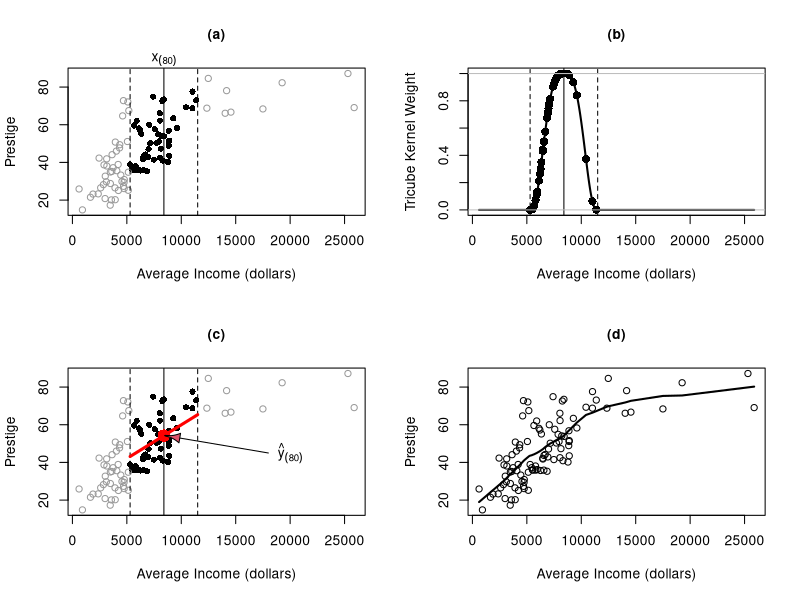
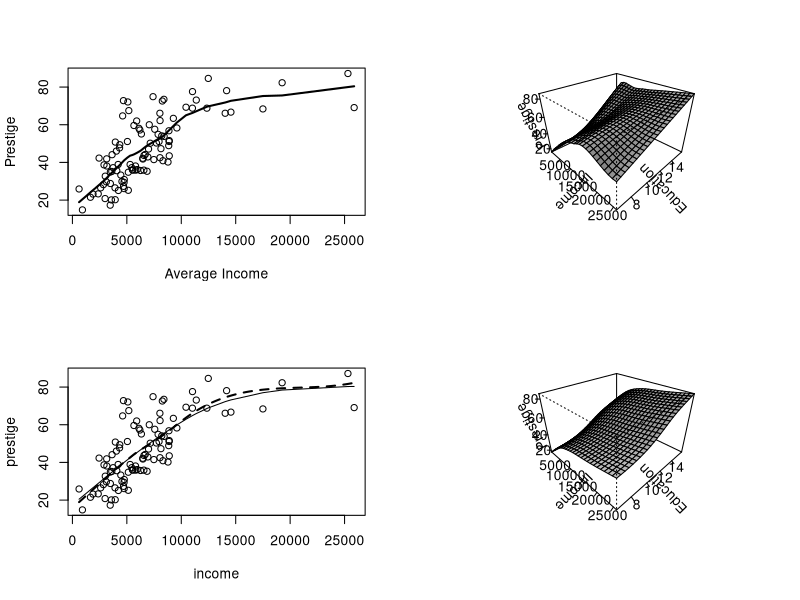
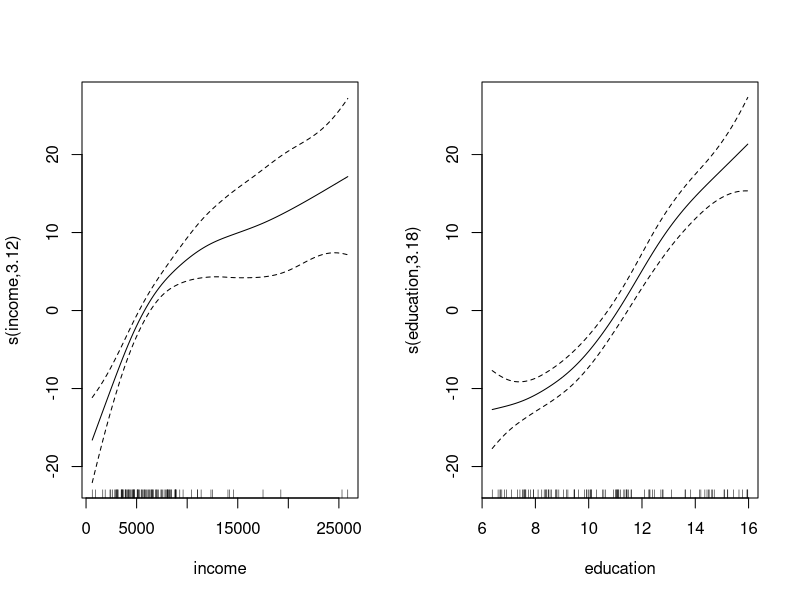
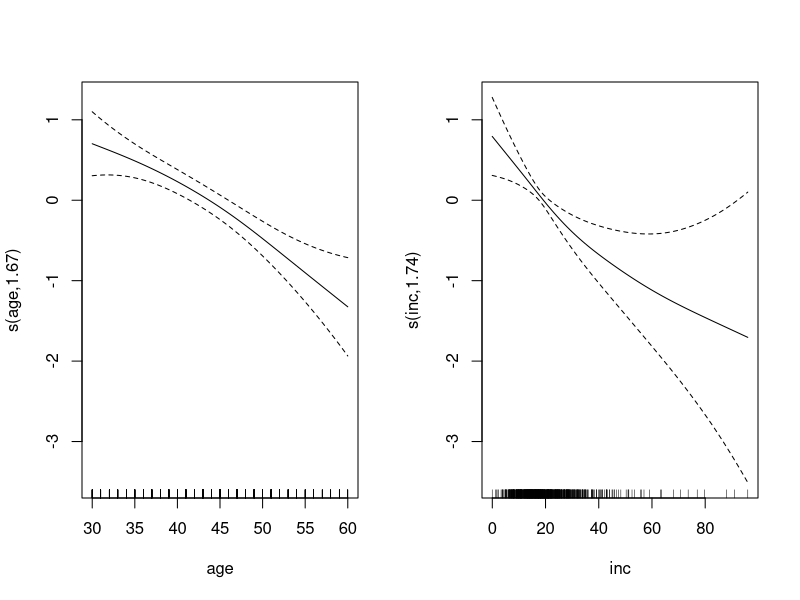

These charts were generated, in order, by the following R code:
##-------------------------------------------------------##
## An R Companion to Applied Regression, Second Edition  ##
##    Script for Appendix on Nonparametric Regression    ##
##                                                       ##
##    John Fox and Sanford Weisberg                      ##
##    Sage Publications, 2011                            ##
##-------------------------------------------------------##

library(car)

library(sfsmisc) # for p.arrows

par(mfrow=c(2,2), cex.main=1)   # 2 x 2 array of graphs

income <- Prestige$income
prestige <- Prestige$prestige
ord <- order(income)   # sort data by income
income <- income[ord]
prestige <- prestige[ord]

x0 <- income[80]           # focal x = x_(80)
dist <- abs(income - x0)   # distance from focal x
h <- sort(dist)[50]     # bandwidth for span of .4 (where n = 102)
pick <- dist <= h       # observations within window

plot(income, prestige, xlab="Average Income (dollars)",
    ylab="Prestige",
    type="n", main="(a)")
points(income[pick], prestige[pick], pch=16, col="black")
points(income[!pick], prestige[!pick], col="gray60")
abline(v=x0)    # focal x
abline(v=c(x0 - h, x0 + h), lty=2)  # window
text(x0, 1.05*par("usr")[4], expression(x[(80)]), xpd=TRUE)

plot(range(income), c(0,1), xlab="Average Income (dollars)",
    ylab="Tricube Kernel Weight",
    type="n", main="(b)")
abline(v=x0)
abline(v=c(x0 - h, x0 + h), lty=2)
    # function to calculate tricube weights:
tricube <- function(z) ifelse(abs(z) < 1, (1 - (abs(z))^3)^3, 0)
x <- seq(min(income), max(income), length=1000)
z <- (x - x0)/h
lines(spline(x, tricube(z)), lwd=2)
points(income[pick], tricube(((income-x0)/h)[pick]), pch=16, col="black", cex=1.3)
abline(h=c(0,1), col="gray")

plot(income, prestige, xlab="Average Income (dollars)",
    ylab="Prestige",
    type="n", main="(c)")
points(income[pick], prestige[pick], pch=16, col="black")
points(income[!pick], prestige[!pick], col="gray60")
abline(v=x0)
abline(v=c(x0 - h, x0 + h), lty=2)
mod <- lm(prestige ~ income, weights=tricube((income - x0)/h))
yhat <- predict(mod, newdata=data.frame(income=c(x0 - h, x0, x0 + h)))
lines(c(x0 - h, x0 + h), c(yhat[1], yhat[3]), col="red", lwd=3)
points(x0, yhat[2], pch=16, cex=2, col="red")
p.arrows(18000, 45, x0 + 100, yhat[2], size=.75)
text(18500, 45, expression(~hat(y)[(80)]), adj=0)


plot(income, prestige, xlab="Average Income (dollars)",
    ylab="Prestige",
    main="(d)")
yhat <- rep(0, length(income))
for (i in 1:length(income)){   # kernel estimate at each x
    x0 <- income[i]
    dist <- abs(income - x0)
    h <- sort(dist)[50]
    mod <-  lm(prestige ~ income, weights=tricube((income - x0)/h))
    yhat[i] <- predict(mod, newdata=data.frame(income=x0))
    }
lines(income, yhat, lwd=2)

plot(prestige ~ income, xlab="Average Income", ylab="Prestige", data=Prestige)
with(Prestige, lines(lowess(income, prestige, f=0.5, iter=0), lwd=2))


mod.lo <- loess(prestige ~ income + education, span=.5, degree=1, data=Prestige)
summary(mod.lo)
inc <- with(Prestige, seq(min(income), max(income), len=25))
ed <- with(Prestige, seq(min(education), max(education), len=25))
newdata <- expand.grid(income=inc, education=ed)
fit.prestige <- matrix(predict(mod.lo, newdata), 25, 25)
persp(inc, ed, fit.prestige, theta=45, phi=30, ticktype="detailed",
    xlab="Income", ylab="Education", zlab="Prestige", expand=2/3,
    shade=0.5)

mod.lo.inc <- loess(prestige ~ income, span=.7, degree=1,
    data=Prestige)  # omitting education
mod.lo.ed <- loess(prestige ~ education, span=.7, degree=1,
    data=Prestige)  # omitting income
anova(mod.lo.ed, mod.lo)  # test for income


mod.lo.inc  # previously fit loess model
plot(prestige ~ income, data=Prestige)
inc.100 <- with(Prestige, seq(min(income), max(income), len=100))  # 100 x-values
pres <- predict(mod.lo.inc, data.frame(income=inc.100))  # fitted values
lines(inc.100, pres, lty=2, lwd=2)  # loess curve
lines(with(Prestige, smooth.spline(income, prestige, df=3.85),
    lwd=2))  # smoothing spline
library(mgcv)
mod.gam <- gam(prestige ~ s(income) + s(education), data=Prestige)
summary(mod.gam)
fit.prestige <- matrix(predict(mod.gam, newdata), 25, 25)
persp(inc, ed, fit.prestige, theta=45, phi=30, ticktype="detailed",
    xlab="Income", ylab="Education", zlab="Prestige", expand=2/3,
    shade=0.5)

par(mfrow=c(1,2))
plot(mod.gam, select=1)
plot(mod.gam, select=2)

remove(list=objects())  # clean up everything
Mroz$k5f <- factor(Mroz$k5)
Mroz$k618f <- factor(Mroz$k618)
Mroz$k5f <- recode(Mroz$k5f, "3 = 2")
Mroz$k618f <- recode(Mroz$k618f, "6:8 = 5")
mod.1 <- gam(lfp ~ s(age) + s(inc) + k5f + k618f + wc + hc,
    family=binomial, data=Mroz)
summary(mod.1)
anova(mod.1)

par(mfrow=c(1,2))
plot(mod.1, select=1)
plot(mod.1, select=2)


mod.2 <- gam(lfp ~ age + s(inc) + k5f + k618f + wc + hc,
    family=binomial, data=Mroz)
anova(mod.2, mod.1, test="Chisq")
mod.3 <- gam(lfp ~ s(age) + inc + k5f + k618f + wc + hc,
    family=binomial, data=Mroz)
anova(mod.3, mod.1, test="Chisq")
mod.4 <- update(mod.1, . ~ . - s(age))
anova(mod.4, mod.1, test="Chisq")
